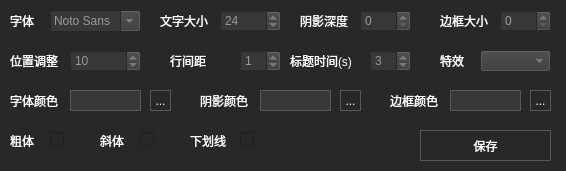
<?xml version="1.0" encoding="UTF-8"?>
<ui version="4.0">
 <class>title_setting</class>
 <widget class="QWidget" name="title_setting">
  <property name="geometry">
   <rect>
    <x>0</x>
    <y>0</y>
    <width>566</width>
    <height>171</height>
   </rect>
  </property>
  <property name="windowTitle">
   <string>样式设置</string>
  </property>
  <property name="styleSheet">
   <string notr="true"> background-color: rgb(39, 40, 42);</string>
  </property>
  <widget class="QSpinBox" name="titleTimeSpin">
   <property name="geometry">
    <rect>
     <x>370</x>
     <y>50</y>
     <width>41</width>
     <height>22</height>
    </rect>
   </property>
   <property name="styleSheet">
    <string notr="true">background-color: rgb(56, 56, 56);
color: rgb(153, 153, 153);</string>
   </property>
   <property name="maximum">
    <number>5</number>
   </property>
   <property name="value">
    <number>3</number>
   </property>
  </widget>
  <widget class="QSpinBox" name="shadowDepthSpin">
   <property name="geometry">
    <rect>
     <x>360</x>
     <y>10</y>
     <width>51</width>
     <height>22</height>
    </rect>
   </property>
   <property name="styleSheet">
    <string notr="true">background-color: rgb(56, 56, 56);
color: rgb(153, 153, 153);</string>
   </property>
   <property name="maximum">
    <number>10</number>
   </property>
  </widget>
  <widget class="QToolButton" name="shadowColorToolButton">
   <property name="geometry">
    <rect>
     <x>340</x>
     <y>90</y>
     <width>21</width>
     <height>21</height>
    </rect>
   </property>
   <property name="styleSheet">
    <string notr="true"> QToolButton {
	color: rgb(255, 255, 255);
	border: 1px solid;
    border-color: rgb(88, 88, 88); 
}
QToolButton:hover {
     border: 2px solid  rgb(19, 171, 234);
	 color: rgb(19, 171, 234);
}
QToolButton:pressed {
    background-color: rgb(19, 171, 234);
	color: rgb(255, 255, 255);
}
</string>
   </property>
   <property name="text">
    <string>...</string>
   </property>
  </widget>
  <widget class="QLineEdit" name="borderColorLineEdit">
   <property name="geometry">
    <rect>
     <x>450</x>
     <y>90</y>
     <width>71</width>
     <height>21</height>
    </rect>
   </property>
   <property name="styleSheet">
    <string notr="true">color: rgb(153, 153, 153);
background-color: rgb(56, 56, 56);
border: 1px solid;
border-color: rgb(88, 88, 88); </string>
   </property>
  </widget>
  <widget class="QComboBox" name="scrollCombo">
   <property name="geometry">
    <rect>
     <x>480</x>
     <y>50</y>
     <width>71</width>
     <height>22</height>
    </rect>
   </property>
   <property name="styleSheet">
    <string notr="true">background-color: rgb(56, 56, 56);
color: rgb(153, 153, 153);</string>
   </property>
  </widget>
  <widget class="QCheckBox" name="underlineCheck">
   <property name="geometry">
    <rect>
     <x>240</x>
     <y>130</y>
     <width>16</width>
     <height>19</height>
    </rect>
   </property>
   <property name="text">
    <string/>
   </property>
  </widget>
  <widget class="QLabel" name="label_43">
   <property name="geometry">
    <rect>
     <x>300</x>
     <y>10</y>
     <width>61</width>
     <height>21</height>
    </rect>
   </property>
   <property name="styleSheet">
    <string notr="true">color: rgb(255, 255, 255);</string>
   </property>
   <property name="text">
    <string>阴影深度</string>
   </property>
  </widget>
  <widget class="QCheckBox" name="italicCheck">
   <property name="geometry">
    <rect>
     <x>140</x>
     <y>130</y>
     <width>16</width>
     <height>19</height>
    </rect>
   </property>
   <property name="text">
    <string/>
   </property>
  </widget>
  <widget class="QCheckBox" name="boldCheck">
   <property name="geometry">
    <rect>
     <x>50</x>
     <y>130</y>
     <width>21</width>
     <height>19</height>
    </rect>
   </property>
   <property name="text">
    <string/>
   </property>
  </widget>
  <widget class="QLabel" name="label_63">
   <property name="geometry">
    <rect>
     <x>290</x>
     <y>50</y>
     <width>71</width>
     <height>21</height>
    </rect>
   </property>
   <property name="styleSheet">
    <string notr="true">color: rgb(255, 255, 255);</string>
   </property>
   <property name="text">
    <string>标题时间(s)</string>
   </property>
  </widget>
  <widget class="QToolButton" name="borderColorToolButton">
   <property name="geometry">
    <rect>
     <x>530</x>
     <y>90</y>
     <width>21</width>
     <height>21</height>
    </rect>
   </property>
   <property name="styleSheet">
    <string notr="true"> QToolButton {
	color: rgb(255, 255, 255);
	border: 1px solid;
    border-color: rgb(88, 88, 88); 
}
QToolButton:hover {
     border: 2px solid  rgb(19, 171, 234);
	 color: rgb(19, 171, 234);
}
QToolButton:pressed {
    background-color: rgb(19, 171, 234);
	color: rgb(255, 255, 255);
}
</string>
   </property>
   <property name="text">
    <string>...</string>
   </property>
  </widget>
  <widget class="QFontComboBox" name="fontFamilyComboBox">
   <property name="geometry">
    <rect>
     <x>50</x>
     <y>10</y>
     <width>91</width>
     <height>22</height>
    </rect>
   </property>
   <property name="styleSheet">
    <string notr="true">background-color: rgb(56, 56, 56);
color: rgb(153, 153, 153);</string>
   </property>
   <property name="currentFont">
    <font>
     <family>黑体</family>
    </font>
   </property>
  </widget>
  <widget class="QLabel" name="label_46">
   <property name="geometry">
    <rect>
     <x>190</x>
     <y>130</y>
     <width>41</width>
     <height>21</height>
    </rect>
   </property>
   <property name="styleSheet">
    <string notr="true">color: rgb(255, 255, 255);</string>
   </property>
   <property name="text">
    <string>下划线</string>
   </property>
  </widget>
  <widget class="QSpinBox" name="borderSizeSpin">
   <property name="geometry">
    <rect>
     <x>500</x>
     <y>10</y>
     <width>51</width>
     <height>22</height>
    </rect>
   </property>
   <property name="styleSheet">
    <string notr="true">background-color: rgb(56, 56, 56);
color: rgb(153, 153, 153);</string>
   </property>
   <property name="maximum">
    <number>10</number>
   </property>
  </widget>
  <widget class="QLineEdit" name="fontColorLineEdit">
   <property name="geometry">
    <rect>
     <x>70</x>
     <y>90</y>
     <width>71</width>
     <height>21</height>
    </rect>
   </property>
   <property name="styleSheet">
    <string notr="true">color: rgb(153, 153, 153);
background-color: rgb(56, 56, 56);
border: 1px solid;
border-color: rgb(88, 88, 88); </string>
   </property>
  </widget>
  <widget class="QLabel" name="label_44">
   <property name="geometry">
    <rect>
     <x>10</x>
     <y>130</y>
     <width>31</width>
     <height>21</height>
    </rect>
   </property>
   <property name="styleSheet">
    <string notr="true">color: rgb(255, 255, 255);</string>
   </property>
   <property name="text">
    <string>粗体</string>
   </property>
  </widget>
  <widget class="QLabel" name="label_45">
   <property name="geometry">
    <rect>
     <x>100</x>
     <y>130</y>
     <width>31</width>
     <height>21</height>
    </rect>
   </property>
   <property name="styleSheet">
    <string notr="true">color: rgb(255, 255, 255);</string>
   </property>
   <property name="text">
    <string>斜体</string>
   </property>
  </widget>
  <widget class="QSpinBox" name="fontSizeSpin">
   <property name="geometry">
    <rect>
     <x>220</x>
     <y>10</y>
     <width>61</width>
     <height>22</height>
    </rect>
   </property>
   <property name="styleSheet">
    <string notr="true">background-color: rgb(56, 56, 56);
color: rgb(153, 153, 153);</string>
   </property>
   <property name="minimum">
    <number>0</number>
   </property>
   <property name="maximum">
    <number>69</number>
   </property>
   <property name="value">
    <number>24</number>
   </property>
  </widget>
  <widget class="QLabel" name="label_36">
   <property name="geometry">
    <rect>
     <x>10</x>
     <y>10</y>
     <width>31</width>
     <height>21</height>
    </rect>
   </property>
   <property name="styleSheet">
    <string notr="true">color: rgb(255, 255, 255);</string>
   </property>
   <property name="text">
    <string>字体</string>
   </property>
  </widget>
  <widget class="QLabel" name="label_35">
   <property name="geometry">
    <rect>
     <x>440</x>
     <y>10</y>
     <width>51</width>
     <height>21</height>
    </rect>
   </property>
   <property name="styleSheet">
    <string notr="true">color: rgb(255, 255, 255);</string>
   </property>
   <property name="text">
    <string>边框大小</string>
   </property>
  </widget>
  <widget class="QLabel" name="label_53">
   <property name="geometry">
    <rect>
     <x>440</x>
     <y>50</y>
     <width>31</width>
     <height>21</height>
    </rect>
   </property>
   <property name="styleSheet">
    <string notr="true">color: rgb(255, 255, 255);</string>
   </property>
   <property name="text">
    <string>特效</string>
   </property>
  </widget>
  <widget class="QLineEdit" name="shadowColorLineEdit">
   <property name="geometry">
    <rect>
     <x>260</x>
     <y>90</y>
     <width>71</width>
     <height>21</height>
    </rect>
   </property>
   <property name="styleSheet">
    <string notr="true">color: rgb(153, 153, 153);
background-color: rgb(56, 56, 56);
border: 1px solid;
border-color: rgb(88, 88, 88); </string>
   </property>
  </widget>
  <widget class="QToolButton" name="fontColorToolButton">
   <property name="geometry">
    <rect>
     <x>150</x>
     <y>90</y>
     <width>21</width>
     <height>21</height>
    </rect>
   </property>
   <property name="styleSheet">
    <string notr="true"> QToolButton {
	color: rgb(255, 255, 255);
	border: 1px solid;
    border-color: rgb(88, 88, 88); 
}
QToolButton:hover {
     border: 2px solid  rgb(19, 171, 234);
	 color: rgb(19, 171, 234);
}
QToolButton:pressed {
    background-color: rgb(19, 171, 234);
	color: rgb(255, 255, 255);
}
</string>
   </property>
   <property name="text">
    <string>...</string>
   </property>
  </widget>
  <widget class="QLabel" name="label_34">
   <property name="geometry">
    <rect>
     <x>160</x>
     <y>10</y>
     <width>51</width>
     <height>21</height>
    </rect>
   </property>
   <property name="styleSheet">
    <string notr="true">color: rgb(255, 255, 255);</string>
   </property>
   <property name="text">
    <string>文字大小</string>
   </property>
  </widget>
  <widget class="QToolButton" name="confirmSaveTitletoolButton">
   <property name="geometry">
    <rect>
     <x>420</x>
     <y>130</y>
     <width>131</width>
     <height>31</height>
    </rect>
   </property>
   <property name="styleSheet">
    <string notr="true"> QToolButton {
	color: rgb(255, 255, 255);
	border: 1px solid;
    border-color: rgb(88, 88, 88); 
}
QToolButton:hover {
     border: 2px solid  rgb(19, 171, 234);
	 color: rgb(19, 171, 234);
}
QToolButton:pressed {
    background-color: rgb(19, 171, 234);
	color: rgb(255, 255, 255);
}
</string>
   </property>
   <property name="text">
    <string>保存</string>
   </property>
  </widget>
  <widget class="QSpinBox" name="titleSpaceSpin">
   <property name="geometry">
    <rect>
     <x>70</x>
     <y>50</y>
     <width>71</width>
     <height>22</height>
    </rect>
   </property>
   <property name="styleSheet">
    <string notr="true">background-color: rgb(56, 56, 56);
color: rgb(153, 153, 153);</string>
   </property>
   <property name="minimum">
    <number>-200</number>
   </property>
   <property name="maximum">
    <number>200</number>
   </property>
   <property name="value">
    <number>10</number>
   </property>
  </widget>
  <widget class="QLabel" name="label_64">
   <property name="geometry">
    <rect>
     <x>10</x>
     <y>50</y>
     <width>51</width>
     <height>21</height>
    </rect>
   </property>
   <property name="styleSheet">
    <string notr="true">color: rgb(255, 255, 255);</string>
   </property>
   <property name="text">
    <string>位置调整</string>
   </property>
  </widget>
  <widget class="QLabel" name="label_65">
   <property name="geometry">
    <rect>
     <x>170</x>
     <y>50</y>
     <width>41</width>
     <height>21</height>
    </rect>
   </property>
   <property name="styleSheet">
    <string notr="true">color: rgb(255, 255, 255);</string>
   </property>
   <property name="text">
    <string>行间距</string>
   </property>
  </widget>
  <widget class="QSpinBox" name="titleLineSpaceSpin">
   <property name="geometry">
    <rect>
     <x>240</x>
     <y>50</y>
     <width>41</width>
     <height>22</height>
    </rect>
   </property>
   <property name="styleSheet">
    <string notr="true">background-color: rgb(56, 56, 56);
color: rgb(153, 153, 153);</string>
   </property>
   <property name="minimum">
    <number>0</number>
   </property>
   <property name="maximum">
    <number>100</number>
   </property>
   <property name="value">
    <number>1</number>
   </property>
  </widget>
  <widget class="QLabel" name="label_37">
   <property name="geometry">
    <rect>
     <x>10</x>
     <y>90</y>
     <width>51</width>
     <height>21</height>
    </rect>
   </property>
   <property name="styleSheet">
    <string notr="true">color: rgb(255, 255, 255);</string>
   </property>
   <property name="text">
    <string>字体颜色</string>
   </property>
  </widget>
  <widget class="QLabel" name="label_38">
   <property name="geometry">
    <rect>
     <x>200</x>
     <y>90</y>
     <width>51</width>
     <height>21</height>
    </rect>
   </property>
   <property name="styleSheet">
    <string notr="true">color: rgb(255, 255, 255);</string>
   </property>
   <property name="text">
    <string>阴影颜色</string>
   </property>
  </widget>
  <widget class="QLabel" name="label_39">
   <property name="geometry">
    <rect>
     <x>390</x>
     <y>90</y>
     <width>51</width>
     <height>21</height>
    </rect>
   </property>
   <property name="styleSheet">
    <string notr="true">color: rgb(255, 255, 255);</string>
   </property>
   <property name="text">
    <string>边框颜色</string>
   </property>
  </widget>
 </widget>
 <resources/>
 <connections/>
</ui>
